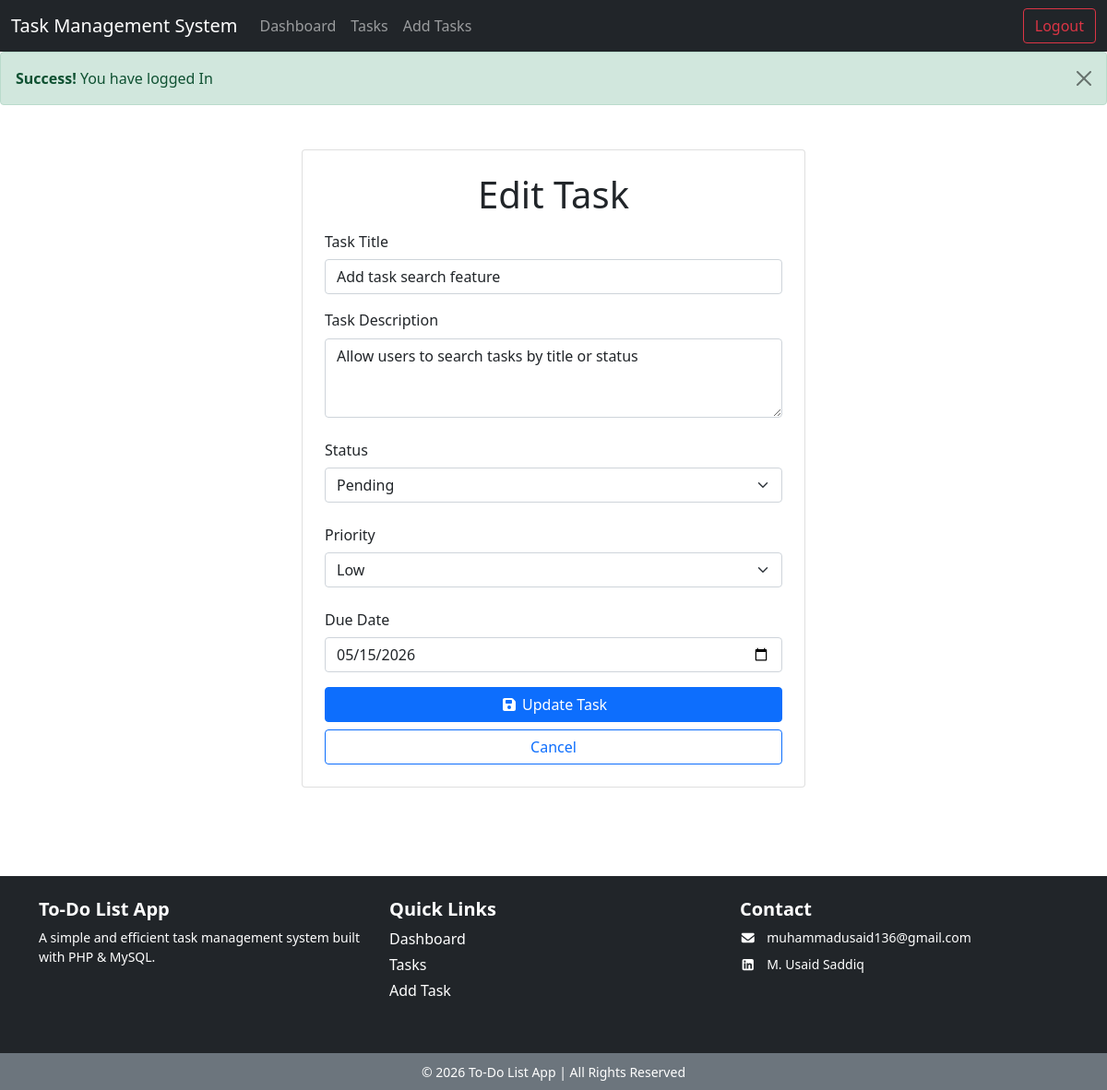
The page /pages/update_task.php?id=19 (signed in) on the database its author committed.
### tables this page shows
CREATE TABLE `tasks` (
  `id` int(11) NOT NULL,
  `user_id` int(11) NOT NULL,
  `title` varchar(255) NOT NULL,
  `description` text DEFAULT 'No description',
  `status` enum('pending','in_progress','completed') DEFAULT 'pending',
  `priority` enum('low','medium','high') DEFAULT 'medium',
  `due_date` date DEFAULT NULL,
  `created_at` timestamp NOT NULL DEFAULT current_timestamp(),
  `updated_at` timestamp NOT NULL DEFAULT current_timestamp() ON UPDATE current_timestamp()
);

### pages/update_task.php (the view, shortened to what this page needs)
<?php
include "../includes/auth_init.php";
$user_id = $_SESSION['user_id'];
$id = $_GET['id'];
$stmt = mysqli_prepare($conn, "SELECT * FROM tasks WHERE id = ? AND user_id = ?");
mysqli_stmt_bind_param($stmt, "ii", $id, $user_id);
mysqli_stmt_execute($stmt);
$result = mysqli_stmt_get_result($stmt);
$task = mysqli_fetch_assoc($result);
include "../layout/header.php";
?>
<div class="container mt-5">
    <div class="row justify-content-center">
        <div class="col col-md-6">
            <div class="card p-4 mb-5">
                <h1 class="text-center">Edit Task</h1>
                <form method="post" action="update_task_process.php">
                    <div class="mb-3">
                        <label for="title" class="col-sm-2 col-form-label">Task Title</label>
                        <input type="text" class="form-control" value="<?= $task['title']; ?>" name="title" placeholder="Enter your task title" id="username">
                    </div>
                    <div class="mb-3">
                        <label for="exampleFormControlTextarea1" class="form-label">Task Description</label>
                        <textarea class="form-control" name="description" id="exampleFormControlTextarea1" placeholder="Enter task description (optional)" rows="3"><?= $task['description']; ?></textarea>
                    </div>
                    <div class="mb-3">
                        <label for="status" class="col-sm-2 col-form-label">Status</label>
                        <select name="status" class="form-select">
                            <option value="pending" <?= $task['status'] == "pending" ? 'selected' : ''; ?>>Pending</option>
                        </select>
                    </div>
                    <div class="mb-3">
                        <label for="priority" class="col-sm-2 col-form-label">Priority</label>
                        <select name="priority" class="form-select">
                            <option value="low" <?= $task['priority'] == "low" ? 'selected' : ''; ?>>Low</option>
                        </select>
                    </div>
                    <div class="mb-3">
                        <label for="due_date" class="col-sm-2 col-form-label">Due Date</label>
                        <input type="date" value="<?= $task['due_date']; ?>" class="form-control" name="due_date">
                    </div>
                    <button type="submit" class="btn btn-primary w-100"><i class="fa fa-save"></i> Update Task</button>
                    <a href="tasks.php" class="btn btn-outline-primary w-100 mt-2">Cancel</a>
                </form>
            </div>
        </div>
    </div>
</div>
<?php include "../layout/footer.php";
?>

### rows shown on the page
tasks: title "Add task search feature", description "Allow users to search tasks by title or status", status "Pending", priority "Low", due_date "05/15/2026"

### other values the page prints
$message "You have logged In"
